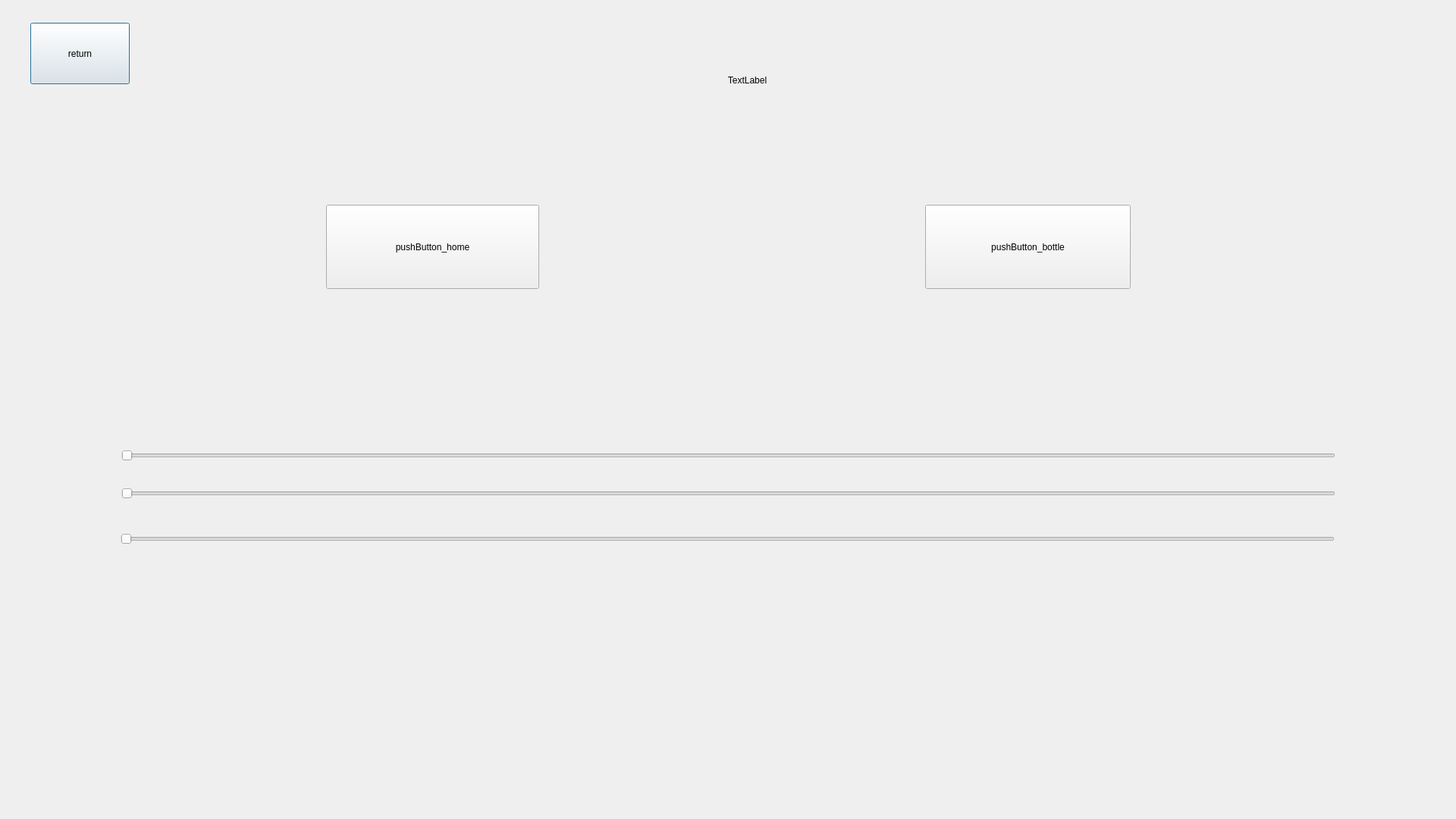
<?xml version="1.0" encoding="UTF-8"?>
<ui version="4.0">
 <class>Dialog</class>
 <widget class="QDialog" name="Dialog">
  <property name="geometry">
   <rect>
    <x>0</x>
    <y>0</y>
    <width>1920</width>
    <height>1080</height>
   </rect>
  </property>
  <property name="windowTitle">
   <string>Dialog</string>
  </property>
  <widget class="QPushButton" name="pushButton_return">
   <property name="geometry">
    <rect>
     <x>40</x>
     <y>30</y>
     <width>131</width>
     <height>81</height>
    </rect>
   </property>
   <property name="text">
    <string>return</string>
   </property>
  </widget>
  <widget class="QSlider" name="horizontalSlider">
   <property name="geometry">
    <rect>
     <x>160</x>
     <y>590</y>
     <width>1601</width>
     <height>22</height>
    </rect>
   </property>
   <property name="orientation">
    <enum>Qt::Horizontal</enum>
   </property>
  </widget>
  <widget class="QSlider" name="horizontalSlider_2">
   <property name="geometry">
    <rect>
     <x>160</x>
     <y>640</y>
     <width>1601</width>
     <height>22</height>
    </rect>
   </property>
   <property name="orientation">
    <enum>Qt::Horizontal</enum>
   </property>
  </widget>
  <widget class="QSlider" name="horizontalSlider_3">
   <property name="geometry">
    <rect>
     <x>159</x>
     <y>700</y>
     <width>1601</width>
     <height>22</height>
    </rect>
   </property>
   <property name="orientation">
    <enum>Qt::Horizontal</enum>
   </property>
  </widget>
  <widget class="QLabel" name="label_title">
   <property name="geometry">
    <rect>
     <x>440</x>
     <y>20</y>
     <width>1091</width>
     <height>171</height>
    </rect>
   </property>
   <property name="text">
    <string>TextLabel</string>
   </property>
   <property name="alignment">
    <set>Qt::AlignCenter</set>
   </property>
  </widget>
  <widget class="QPushButton" name="pushButton_home">
   <property name="geometry">
    <rect>
     <x>430</x>
     <y>270</y>
     <width>281</width>
     <height>111</height>
    </rect>
   </property>
   <property name="text">
    <string>pushButton_home</string>
   </property>
  </widget>
  <widget class="QPushButton" name="pushButton_bottle">
   <property name="geometry">
    <rect>
     <x>1220</x>
     <y>270</y>
     <width>271</width>
     <height>111</height>
    </rect>
   </property>
   <property name="text">
    <string>pushButton_bottle</string>
   </property>
  </widget>
 </widget>
 <resources/>
 <connections/>
</ui>
